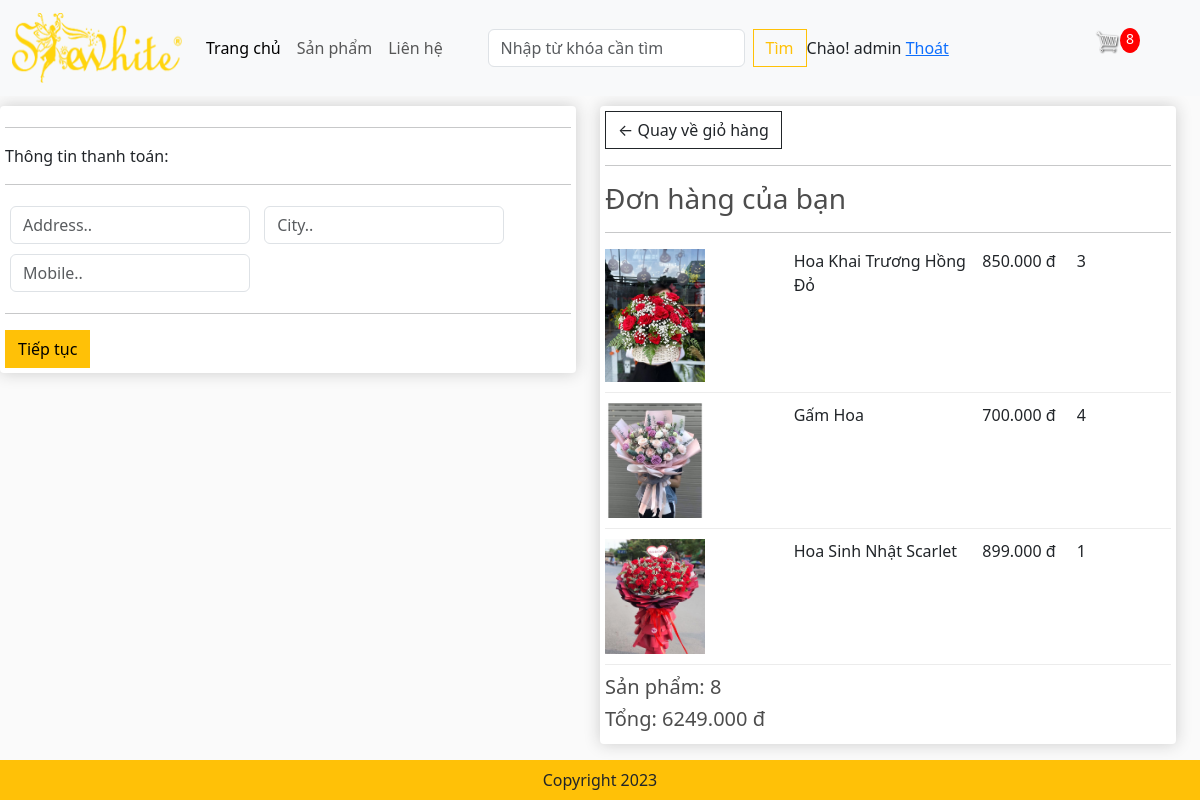
/checkout/ (signed in), run on an earlier commit of the app's database.
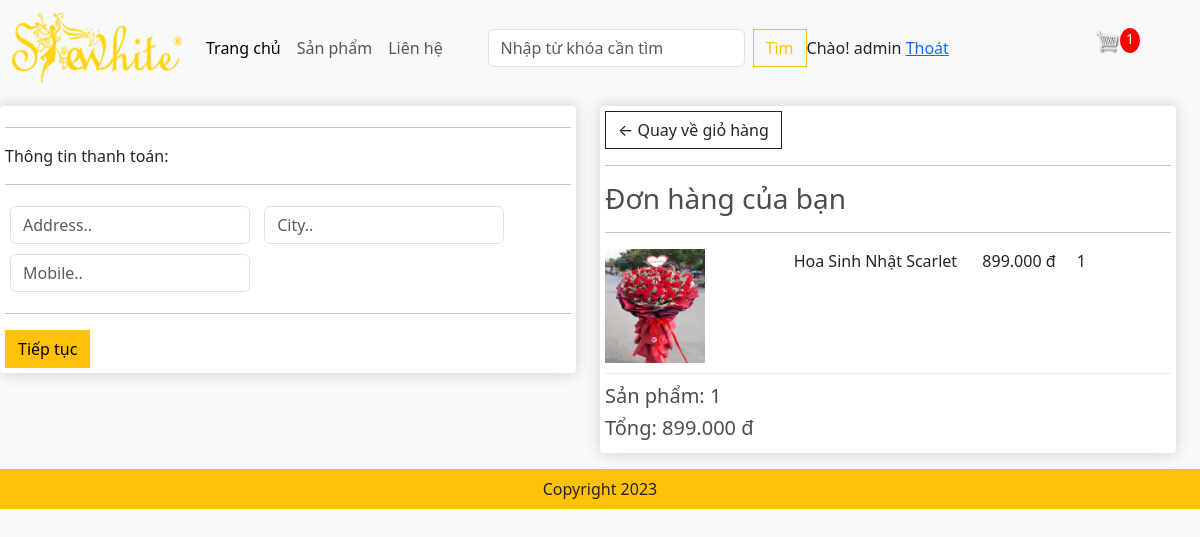
And on a later commit of the database.
### app/models.py (models this page shows, shortened)
class OrderItems(models.Model):
    product = models.ForeignKey(Product,on_delete=models.SET_NULL,blank=True,null=True)
    order = models.ForeignKey(Order,on_delete=models.SET_NULL,blank=True,null=True)
    quantity = models.IntegerField(default=0,null=True,blank=True)
    date_added = models.DateTimeField(auto_now_add=True)
    @property
    def get_total(self):
        total = self.product.price * self.quantity
        return total

class Product(models.Model):
    name = models.CharField(max_length=200,null=True)
    price = models.FloatField()
    image = models.ImageField(null=True,blank=True)
    digital = models.BooleanField(default=False,null=True,blank=False)
    detail = models.TextField(null=True,blank=True)
    @property
    def ImageURL(self):
        try:
            url = self.image.url
        except:
            url = ''
        return url

class Order(models.Model):
    customer = models.ForeignKey(User,on_delete=models.SET_NULL,blank=True,null=True)
    date_order = models.DateTimeField(auto_now_add=True)
    complete = models.BooleanField(default=False,null=True,blank=False)
    transaction_id = models.CharField(max_length=200,null=True)
    @property
    def shipping(self):
        shipping = False
        orderitems = self.orderitems_set.all()
        for i in orderitems:
            if i.product.digital == False:
                shipping = True
        return shipping
    @property
    def get_cart_items(self):
        orderitems = self.orderitems_set.all()
        total = sum([item.quantity for item in orderitems])
        return total
    def get_cart_total(self):
        orderitems = self.orderitems_set.all()
        total = sum([item.get_total for item in orderitems])
        return total

### app/views.py (the view)
# urls.py: path('checkout/', views.checkout, name="checkout"),
def checkout(request):
    if request.user.is_authenticated:
        customer = request.user
        order, created = Order.objects.get_or_create(customer = customer, complete = False)
        items = order.orderitems_set.all()
        cartItems = order.get_cart_items
        user_not_login = "hidden"
        user_login = "show"
    else:
        items = [],
        order = {'get_cart_items':0, 'get_cart_total':0, 'shipping':False}
        cartItems = order['get_cart_items']
        user_not_login = "show"
        user_login = "hidden"
    context = {'items':items, 'order':order,'cartItems':cartItems,'user_not_login':user_not_login,'user_login':user_login}
    return render(request,'app/checkout.html', context)

### app/templates/app/checkout.html (shortened to what this page needs)
{% extends 'app/base.html' %}
{% load static %}
{% block content-checkout %}
     <div class="row" style="width:100%">
		<div class="col-lg-6">
			<div class="box-element" id="form-wrapper">
				<form id="form">
					<div id="shipping-info">
						<hr>
						<p>Thông tin thanh toán:</p>
						<hr>
						<div class="form-field">
							<input class="form-control" type="text" name="address" placeholder="Address..">
						</div>
						<div class="form-field">
							<input class="form-control" type="text" name="city" placeholder="City..">
						</div>
						<div class="form-field">
							<input class="form-control" type="text" name="mobile" placeholder="Mobile..">
						</div>
					</div>
					<hr>
					<input id="form-button" class="btn btn-warning btn-block" type="submit" value="Tiếp tục">
				</form>
			</div>
			<br>
		</div>
		<div class="col-lg-6">
			<div class="box-element">
				<a  class="btn btn-outline-dark" href="{% url 'cart' %}">&#x2190; Quay về giỏ hàng</a>
				<hr>
				<h3>Đơn hàng của bạn</h3>
				<hr>
				{% for item in items %}
				<div class="cart-row">
					<div style="flex:2"><img class="row-image" src="{{item.product.ImageURL}}"></div>
					<div style="flex:2"><p>{{item.product.name}}</p></div>
					<div style="flex:1"><p>{{item.product.price | floatformat:3}} đ</p></div>
					<div style="flex:1"><p>{{item.quantity}}</p></div>
				</div>
				{% endfor %}
				<h5>Sản phẩm: {{order.get_cart_items}} </h5>
				<h5>Tổng:   {{order.get_cart_total | floatformat:3}} đ</h5>
			</div>
		</div>
	</div>
{% endblock content-checkout %}

### app/templates/app/base.html (shortened to what this page needs)
<!DOCTYPE html>
{% load static %}
<html lang="en">
<head>
    <link href="https://cdn.jsdelivr.net/npm/bootstrap@5.3.1/dist/css/bootstrap.min.css" rel="stylesheet" />
    <link href="{%static 'app/css/style.css' %}" rel="stylesheet" />
    <link href="{%static 'app/css/owl.carousel.min.css' %}" rel="stylesheet" />
    <link href="{%static 'app/css/all.min.css' %}" rel="stylesheet" />
    <link href="{%static 'app/css/main.css' %}" rel="stylesheet" />
</head>
<body>
  <nav class="navbar navbar-expand-lg bg-body-tertiary">
      <div class="container-fluid">
        <a class="navbar-brand" href="{%url 'home' %}">
            <img src="{%static 'app/images/shewhite.png' %}" width="170" height="70" alt="shewhite">
        </a>
        <div class="collapse navbar-collapse" id="navbarSupportedContent">
          <ul class="navbar-nav me-auto mb-2 mb-lg-0">
            <li class="nav-item">
              <a class="nav-link active" aria-current="page" href="{%url 'home' %}">Trang chủ</a>
            </li>
            <li class="nav-item">
              <a class="nav-link" href="#">Sản phẩm</a>
            </li>
           <li class="nav-item">
              <a class="nav-link" href="#">Liên hệ</a>
            </li>
          </ul>
          <form class="d-flex" role="search" method=POST action= "{% url 'search' %}">
            <input class="form-control me-2" type="search" placeholder="Nhập từ khóa cần tìm" aria-label="Search" name="searched">
            <button class="btn btn-outline-warning" type="submit">Tìm</button>
          </form>
        </div>
            <div class="form-inline my-2 my-lg-0" style="visibility: {{user_login}}">
                <span>Chào! {{request.user}}</span>
                <span><a href="{% url 'logout' %} "> Thoát </a></span>
            </div>
          <div class="form-inline my-2 my-lg-0 mx-5">
                <a href="{% url 'cart' %}"> <img id='cart-icon' src="{% static 'images/cart.png' %}" /></a>
               <p id='cart-total'>{{cartItems}}</p>
           </div>
      </div>
    </nav>
    {% block content-checkout %} {% endblock content-checkout %}
    <footer class="container--fluid bg-warning text-center fixed-bottom p-2 mt-3 footer ">
        Copyright 2023
    </footer>
</body>
</html>

What changed in the data, as far as the page shows it:
removed OrderItems: product.ImageURL (picture), product.name "Hoa Khai Trương Hồng Đỏ", product.price "850.000", quantity "3"
removed OrderItems: product.ImageURL (picture), product.name "Gấm Hoa", product.price "700.000", quantity "4"
computed for Order: get_cart_items "8" → "1"; get_cart_total "6249.000" → "899.000"
Also different on the page:
{{ cartItems }}: "8" → "1"
